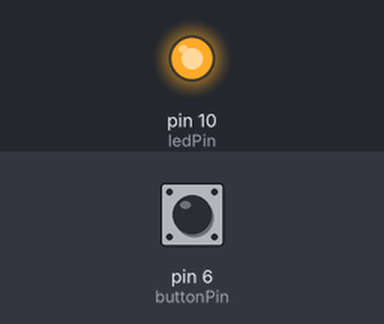
Recording of a sketch running on a simulated Arduino Uno, built with avr-gcc and run on an emulated ATmega328P. Shown: output pins drawn as LEDs (lit = HIGH). Inputs (shaded band) come from the test bench; at power-on: pin 6 (buttonPin) LOW.

Above: at 1.2 s.
1.3 s: pin 6 (buttonPin) pulled HIGH for 0.15 s
At 1.8 s:
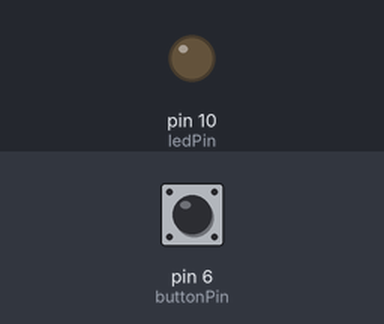
2.9 s: pin 6 (buttonPin) pulled HIGH for 1 s
At 4.1 s:
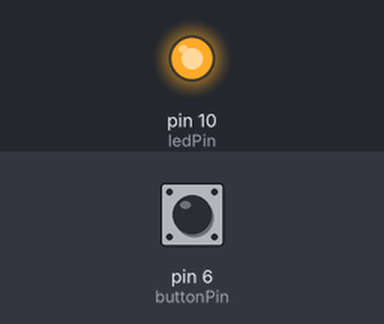
5.4 s: pin 6 (buttonPin) pulled HIGH for 3.2 s
At 6.1 s:
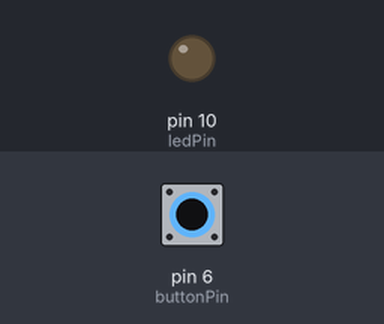
Timing chart, 0 to 8.4 s (numbered marks = the images above; inputs shaded):
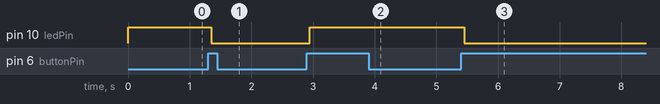

The sketch:

Lab_2_Exercise_2_Debounce.ino
```cpp
// Push button now turns the LED on and OFF. Push once to turn on and then push again to turn off.

// constants won't change. They're used here to set pin numbers:
const int buttonPin = 6;    // the number of the pushbutton pin
const int ledPin = 10;      // the number of the LED pin

// Variables will change:
int ledState = HIGH;         // the current state of the output pin
int buttonState;             // the current reading from the input pin
int lastButtonState = LOW;   // the previous reading from the input pin

// the following variables are unsigned longs because the time, measured in
// milliseconds, will quickly become a bigger number than can be stored in an int.
unsigned long lastDebounceTime = 0;  // the last time the output pin was toggled
unsigned long debounceDelay = 50;    // the debounce time; increase if the output flickers

void setup() {
  pinMode(buttonPin, INPUT);
  pinMode(ledPin, OUTPUT);

  // set initial LED state
  digitalWrite(ledPin, ledState);
}

void loop() {
  // read the state of the switch into a local variable:
  int reading = digitalRead(buttonPin);

  // check to see if you just pressed the button
  // (i.e. the input went from LOW to HIGH), and you've waited long enough
  // since the last press to ignore any noise:

  // If the switch changed, due to noise or pressing:
  if (reading != lastButtonState) {
    // reset the debouncing timer
    lastDebounceTime = millis();
  }

  if ((millis() - lastDebounceTime) > debounceDelay) {
    // whatever the reading is at, it's been there for longer than the debounce
    // delay, so take it as the actual current state:

    // if the button state has changed:
    if (reading != buttonState) {
      buttonState = reading;

      // only toggle the LED if the new button state is HIGH
      if (buttonState == HIGH) {
        ledState = !ledState;
      }
    }
  }

  // set the LED:
  digitalWrite(ledPin, ledState);

  // save the reading. Next time through the loop, it'll be the lastButtonState:
  lastButtonState = reading;
}
```

Measured:
- after the input at 1.3 s, pin 10 (ledPin): HIGH → LOW after 0.05 s
- after the input at 2.9 s, pin 10 (ledPin): LOW → HIGH after 0.05 s
- after the input at 5.4 s, pin 10 (ledPin): HIGH → LOW after 0.05 s
